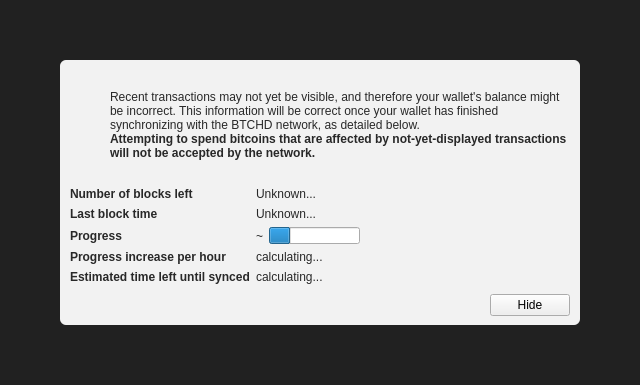
<?xml version="1.0" encoding="UTF-8"?>
<ui version="4.0">
 <class>ModalOverlay</class>
 <widget class="ModalOverlay" name="ModalOverlay">
  <property name="geometry">
   <rect>
    <x>0</x>
    <y>0</y>
    <width>640</width>
    <height>385</height>
   </rect>
  </property>
  <property name="windowTitle">
   <string>Form</string>
  </property>
  <layout class="QVBoxLayout" name="verticalLayout" stretch="0">
   <property name="sizeConstraint">
    <enum>QLayout::SetDefaultConstraint</enum>
   </property>
   <property name="leftMargin">
    <number>0</number>
   </property>
   <property name="topMargin">
    <number>0</number>
   </property>
   <property name="rightMargin">
    <number>0</number>
   </property>
   <property name="bottomMargin">
    <number>0</number>
   </property>
   <item>
    <widget class="QWidget" name="bgWidget" native="true">
     <property name="styleSheet">
      <string notr="true">#bgWidget { background: rgba(0,0,0,220); }</string>
     </property>
     <layout class="QVBoxLayout" name="verticalLayoutMain" stretch="1">
      <property name="leftMargin">
       <number>60</number>
      </property>
      <property name="topMargin">
       <number>60</number>
      </property>
      <property name="rightMargin">
       <number>60</number>
      </property>
      <property name="bottomMargin">
       <number>60</number>
      </property>
      <item>
       <widget class="QWidget" name="contentWidget" native="true">
        <property name="styleSheet">
         <string notr="true">#contentWidget { background: rgba(255,255,255,240); border-radius: 6px; }

QLabel { color: rgb(40,40,40);  }</string>
        </property>
        <layout class="QVBoxLayout" name="verticalLayoutSub" stretch="1,0,0,0">
         <property name="spacing">
          <number>0</number>
         </property>
         <property name="leftMargin">
          <number>10</number>
         </property>
         <property name="topMargin">
          <number>10</number>
         </property>
         <property name="rightMargin">
          <number>10</number>
         </property>
         <property name="bottomMargin">
          <number>10</number>
         </property>
         <item>
          <layout class="QHBoxLayout" name="horizontalLayoutIconText" stretch="0,1">
           <property name="topMargin">
            <number>20</number>
           </property>
           <item>
            <layout class="QVBoxLayout" name="verticalLayoutIcon">
             <property name="leftMargin">
              <number>0</number>
             </property>
             <item>
              <widget class="QPushButton" name="warningIcon">
               <property name="enabled">
                <bool>false</bool>
               </property>
               <property name="text">
                <string/>
               </property>
               <property name="icon">
                <iconset>
                 <normaloff>:/icons/warning</normaloff>
                 <disabledoff>:/icons/warning</disabledoff>:/icons/warning</iconset>
               </property>
               <property name="iconSize">
                <size>
                 <width>48</width>
                 <height>48</height>
                </size>
               </property>
               <property name="flat">
                <bool>true</bool>
               </property>
              </widget>
             </item>
             <item>
              <spacer name="verticalSpacerWarningIcon">
               <property name="orientation">
                <enum>Qt::Vertical</enum>
               </property>
               <property name="sizeHint" stdset="0">
                <size>
                 <width>20</width>
                 <height>40</height>
                </size>
               </property>
              </spacer>
             </item>
            </layout>
           </item>
           <item>
            <layout class="QVBoxLayout" name="verticalLayoutInfoText">
             <property name="leftMargin">
              <number>0</number>
             </property>
             <property name="topMargin">
              <number>0</number>
             </property>
             <item>
              <widget class="QLabel" name="infoText">
               <property name="text">
                <string>Recent transactions may not yet be visible, and therefore your wallet's balance might be incorrect. This information will be correct once your wallet has finished synchronizing with the BTCHD network, as detailed below.</string>
               </property>
               <property name="textFormat">
                <enum>Qt::RichText</enum>
               </property>
               <property name="wordWrap">
                <bool>true</bool>
               </property>
              </widget>
             </item>
             <item>
              <widget class="QLabel" name="infoTextStrong">
               <property name="font">
                <font>
                 <weight>75</weight>
                 <bold>true</bold>
                </font>
               </property>
               <property name="text">
                <string>Attempting to spend bitcoins that are affected by not-yet-displayed transactions will not be accepted by the network.</string>
               </property>
               <property name="textFormat">
                <enum>Qt::RichText</enum>
               </property>
               <property name="wordWrap">
                <bool>true</bool>
               </property>
              </widget>
             </item>
             <item>
              <spacer name="verticalSpacerInTextSpace">
               <property name="orientation">
                <enum>Qt::Vertical</enum>
               </property>
               <property name="sizeHint" stdset="0">
                <size>
                 <width>20</width>
                 <height>40</height>
                </size>
               </property>
              </spacer>
             </item>
            </layout>
           </item>
          </layout>
         </item>
         <item>
          <spacer name="verticalSpacerAfterText">
           <property name="orientation">
            <enum>Qt::Vertical</enum>
           </property>
           <property name="sizeHint" stdset="0">
            <size>
             <width>20</width>
             <height>40</height>
            </size>
           </property>
          </spacer>
         </item>
         <item>
          <layout class="QFormLayout" name="formLayout">
           <property name="fieldGrowthPolicy">
            <enum>QFormLayout::FieldsStayAtSizeHint</enum>
           </property>
           <property name="horizontalSpacing">
            <number>6</number>
           </property>
           <property name="verticalSpacing">
            <number>6</number>
           </property>
           <property name="topMargin">
            <number>10</number>
           </property>
           <item row="0" column="0">
            <widget class="QLabel" name="labelNumberOfBlocksLeft">
             <property name="font">
              <font>
               <weight>75</weight>
               <bold>true</bold>
              </font>
             </property>
             <property name="text">
              <string>Number of blocks left</string>
             </property>
            </widget>
           </item>
           <item row="0" column="1">
            <widget class="QLabel" name="numberOfBlocksLeft">
             <property name="text">
              <string>Unknown...</string>
             </property>
            </widget>
           </item>
           <item row="1" column="0">
            <widget class="QLabel" name="labelLastBlockTime">
             <property name="font">
              <font>
               <weight>75</weight>
               <bold>true</bold>
              </font>
             </property>
             <property name="text">
              <string>Last block time</string>
             </property>
            </widget>
           </item>
           <item row="1" column="1">
            <widget class="QLabel" name="newestBlockDate">
             <property name="sizePolicy">
              <sizepolicy hsizetype="Maximum" vsizetype="Preferred">
               <horstretch>0</horstretch>
               <verstretch>0</verstretch>
              </sizepolicy>
             </property>
             <property name="text">
              <string>Unknown...</string>
             </property>
            </widget>
           </item>
           <item row="2" column="0">
            <widget class="QLabel" name="labelSyncDone">
             <property name="font">
              <font>
               <weight>75</weight>
               <bold>true</bold>
              </font>
             </property>
             <property name="text">
              <string>Progress</string>
             </property>
            </widget>
           </item>
           <item row="2" column="1">
            <layout class="QHBoxLayout" name="horizontalLayoutSync" stretch="0,1">
             <item>
              <widget class="QLabel" name="percentageProgress">
               <property name="text">
                <string notr="true">~</string>
               </property>
              </widget>
             </item>
             <item>
              <widget class="QProgressBar" name="progressBar">
               <property name="value">
                <number>24</number>
               </property>
               <property name="format">
                <string/>
               </property>
              </widget>
             </item>
            </layout>
           </item>
           <item row="4" column="0">
            <widget class="QLabel" name="labelProgressIncrease">
             <property name="font">
              <font>
               <weight>75</weight>
               <bold>true</bold>
              </font>
             </property>
             <property name="text">
              <string>Progress increase per hour</string>
             </property>
            </widget>
           </item>
           <item row="4" column="1">
            <widget class="QLabel" name="progressIncreasePerH">
             <property name="text">
              <string>calculating...</string>
             </property>
            </widget>
           </item>
           <item row="5" column="0">
            <widget class="QLabel" name="labelEstimatedTimeLeft">
             <property name="font">
              <font>
               <weight>75</weight>
               <bold>true</bold>
              </font>
             </property>
             <property name="text">
              <string>Estimated time left until synced</string>
             </property>
            </widget>
           </item>
           <item row="5" column="1">
            <widget class="QLabel" name="expectedTimeLeft">
             <property name="text">
              <string>calculating...</string>
             </property>
            </widget>
           </item>
          </layout>
         </item>
         <item>
          <layout class="QHBoxLayout" name="horizontalLayoutButtons">
           <property name="leftMargin">
            <number>10</number>
           </property>
           <property name="topMargin">
            <number>10</number>
           </property>
           <item>
            <spacer name="horizontalSpacer">
             <property name="orientation">
              <enum>Qt::Horizontal</enum>
             </property>
             <property name="sizeHint" stdset="0">
              <size>
               <width>40</width>
               <height>20</height>
              </size>
             </property>
            </spacer>
           </item>
           <item>
            <widget class="QPushButton" name="closeButton">
             <property name="text">
              <string>Hide</string>
             </property>
            </widget>
           </item>
          </layout>
         </item>
        </layout>
       </widget>
      </item>
     </layout>
    </widget>
   </item>
  </layout>
 </widget>
 <customwidgets>
  <customwidget>
   <class>ModalOverlay</class>
   <extends>QWidget</extends>
   <header>qt/modaloverlay.h</header>
   <container>1</container>
  </customwidget>
 </customwidgets>
 <resources/>
 <connections/>
</ui>
